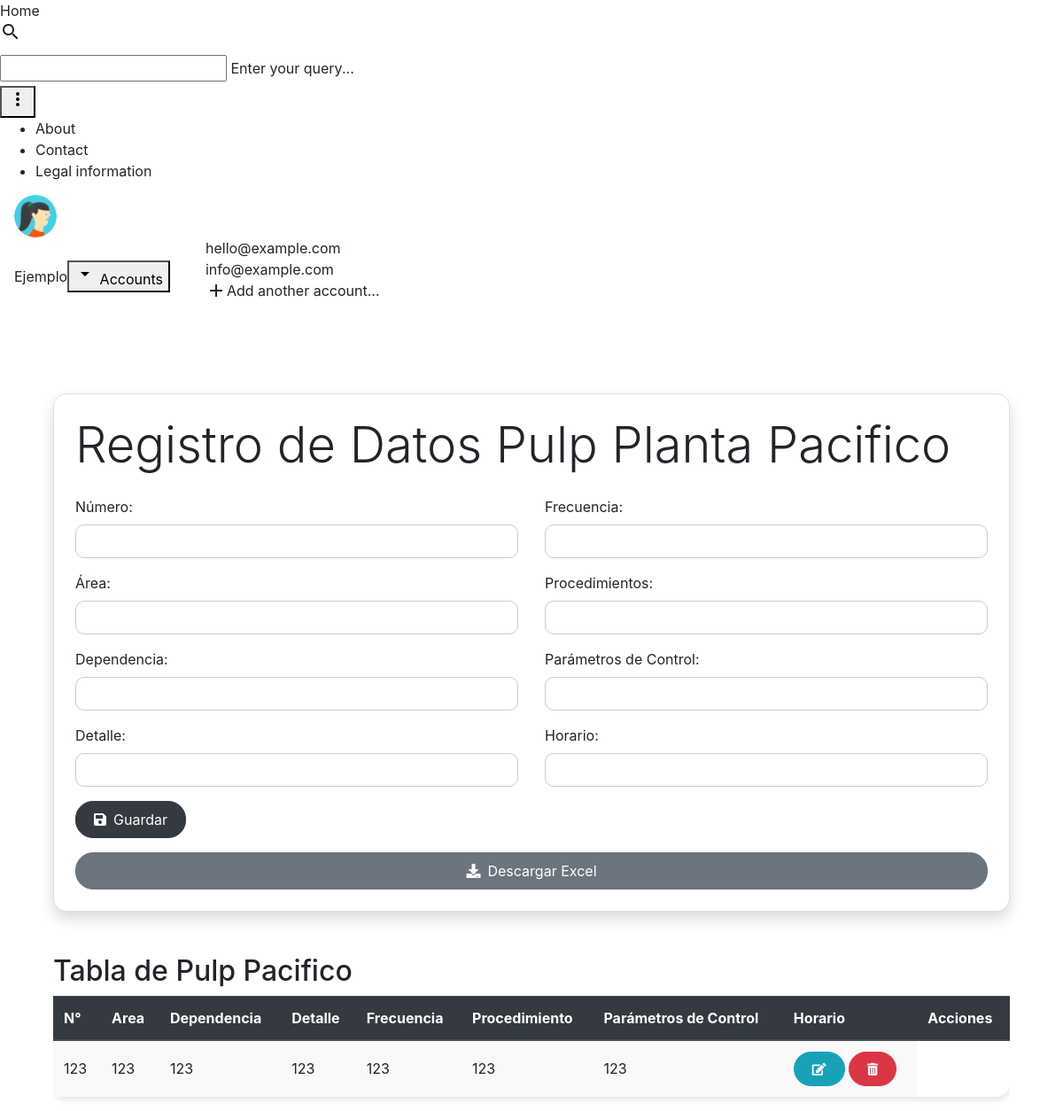
Page /pacifico/ on the earlier database version.
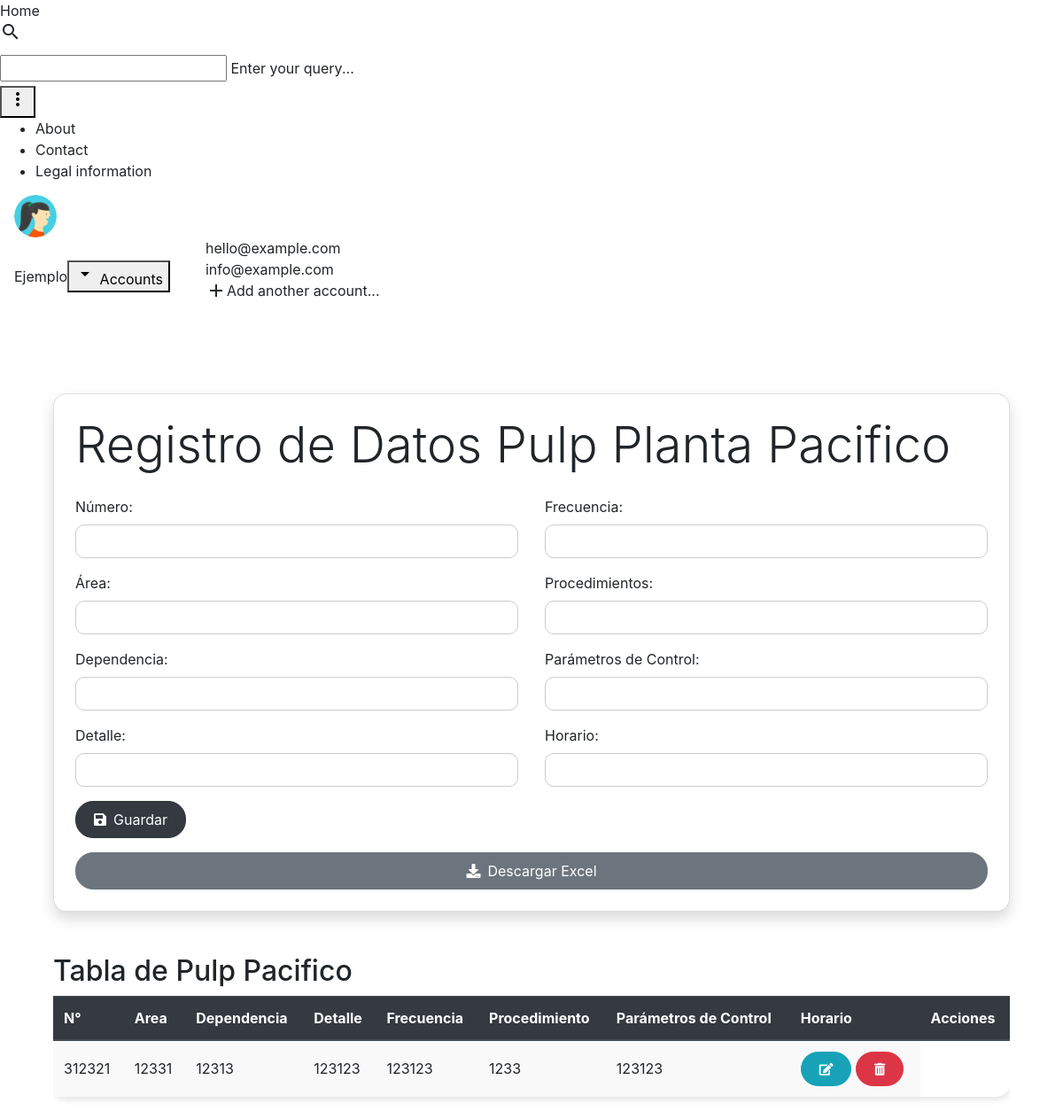
Same page on the later database version.
### catalog/models.py (models this page shows, shortened)
class Pacifico(models.Model):
    numero = models.IntegerField()
    area = models.CharField(max_length=100, default='')
    dependencia = models.CharField(max_length=100)
    detalle = models.TextField()
    frecuencia = models.CharField(max_length=100)
    procedimientos = models.TextField()
    parametro_control = models.CharField(max_length=100)
    horario = models.CharField(max_length=100)
    class Meta:
        db_table = 'pacifico'

### catalog/views.py (the view)
# urls.py: path('pacifico/', views.pacifico, name='pacifico'),
def pacifico(request):
    if request.method == 'POST':
        form = PacificoForm(request.POST, request.FILES)
        if form.is_valid():
            form.save()
            messages.success(request, 'Datos ingresados correctamente')
            return redirect('pacifico')
        else:
            messages.error(request, 'Error al ingresar los datos. Por favor, revise los datos ingresados.')
    else:
        form = PacificoForm()
    pacifico = Pacifico.objects.all()
    return render(request, 'Instalaciones/Pulp/PlantaPacifico.html', {'form': form, 'pacifico': pacifico})

### catalog/forms.py
class PacificoForm(forms.ModelForm):
    class Meta:
        model = Pacifico
        fields = '__all__'

### Templates/Instalaciones/Pulp/PlantaPacifico.html (shortened to what the changed rows need)
{% extends 'base.html' %}
{% load static %}
{% block content %}
<div class="container">
    <div class="card p-4 shadow">
        <h1 class="display-4 mb-4">Registro de Datos Pulp Planta Pacifico</h1>
    </div>
</div>
<div class="container mt-5">
    <h2>Tabla de Pulp Pacifico</h2>
    <div class="table-responsive">
        <table class="table table-striped table-hover">
            <thead class="thead-dark">
                <tr>
                    <th scope="col">N°</th>
                    <th scope="col">Area</th>
                    <th scope="col">Dependencia</th>
                    <th scope="col">Detalle</th>
                    <th scope="col">Frecuencia</th>
                    <th scope="col">Procedimiento</th>
                    <th scope="col">Parámetros de Control</th>
                    <th scope="col">Horario</th>
                    <th scope="col">Acciones</th>
                </tr>
            </thead>
        <tbody>
            {% for dato in pacifico %}
            <tr>
                <td>{{ dato.numero }}</td>
                <td>{{ dato.area}}</td>
                <td>{{ dato.dependencia }}</td>
                <td>{{ dato.detalle }}</td>
                <td>{{ dato.frecuencia }}</td>
                <td>{{ dato.procedimientos }}</td>
                <td>{{ dato.parametro_control }}</td>
                <td>
                    <a href="{% url 'modificar_pacifico' dato.id %}" class="btn btn-info btn-sm"><i class="fas fa-edit"></i></a>
                    <form method="post" action="{% url 'eliminar_pacifico' dato.id %}" style="display: inline;">
                        <button type="submit" class="btn btn-danger btn-sm" onclick="return confirm('¿Estás seguro de que deseas eliminar este dato?')"><i class="fas fa-trash-alt"></i></button>
                    </form>
                </td>
            </tr>
            {% endfor %}
        </tbody>
    </table>
</div>
<link rel="stylesheet" href="https://maxcdn.bootstrapcdn.com/bootstrap/4.5.2/css/bootstrap.min.css">
<link rel="stylesheet" href="https://cdnjs.cloudflare.com/ajax/libs/font-awesome/5.15.4/css/all.min.css">
<link rel="stylesheet" href="{% static 'stylecmpc.css' %}">
{% endblock %}

Differences in the rows shown:
removed Pacifico: numero "123", area "123", dependencia "123", detalle "123", frecuencia "123", procedimientos "123", parametro_control "123"
added Pacifico: numero "312321", area "12331", dependencia "12313", detalle "123123", frecuencia "123123", procedimientos "1233", parametro_control "123123"
